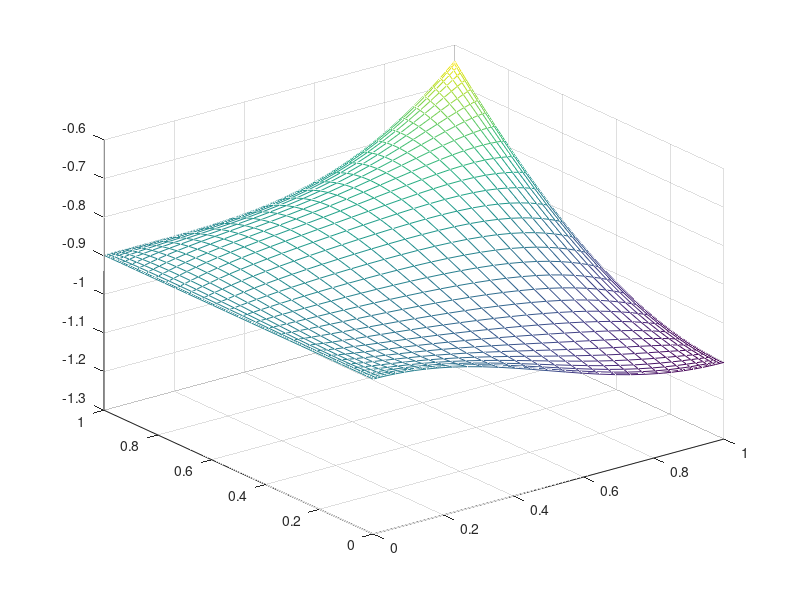
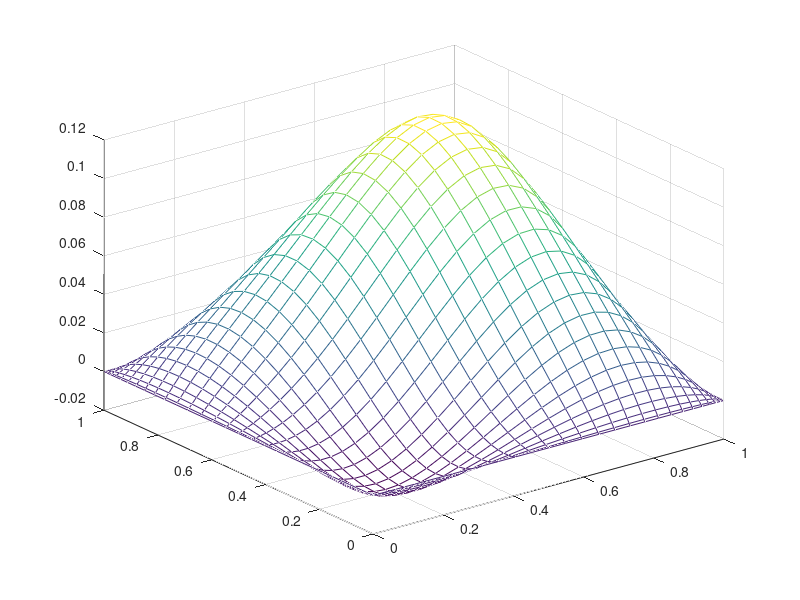

The MATLAB script that drew these images, in order:
function [] = Poisson_equation_2D_pseudospectral_example_2
%%% --- 2D Poisson problem with Dirichlet boundary condition
%
% u_xx + u_yy = (x^2+y^2)*cos(x*y) - cos(pi*x) for 0<x,y<1, y < 1, &
%                         u(x,0) = (cos(pi*x) - pi^2)/pi^2
%                         u(x,1) = (cos(pi*x) - pi^2*cos(x))/pi^2
%                         u(0,y) = (1/pi^2) - 1
%                         u(1,y) = -(1/pi^2 + cos(y)) 
%
% analytic solution: u(x,y) = (1/pi^2)*cos(pi*x) - cos(x*y)
%
% The numerical method: pseudospectral method based on Legendre-spectral
% method.
% Uses: function legDC2 - differentation matrix based on
% Legendre-Gauss-Lobatto nodes
% Reference book: N.Trefethen, Spectral Methods in MATLAB SIAM, Jan 1, 2000 & 
% Tsogbayar Tsednee, PhD thesis, available at https://yorkspace.library.yorku.ca/xmlui/handle/10315/28160  
%
% Written by Tsogbayar Tsednee (PhD), California State University Northridge 
% Contact: tsog215@gmail.com
% Date: August 15, 2012 & May 12, 2020
%%%
% ----------------------------------------------------------------
% ----------------------------------------------------------------
clear; clc; format short
N = 32.; a = 1.; b = 0.;  % Initial computaional parameters; you may change them
%
[x,xw,D]=legDC2(N,a,b); % Differentiation matrix, nodes and weights 
%
D2 = D*D; % second-order differentiation matrix
%
y = x; % y-axis
%
[xx,yy] = meshgrid(x,y) ; % 2D-mesh
xx = xx(:); yy = yy(:);
D2 =(2/(b-a))^2*D2;
I = eye(N+1);
L = kron(I,D2) + kron(D2,I);

% Impose boundary conditions by replacing appropraite rows:
bxl = find(abs(xx) == 0 );
bxr = find(abs(xx) == 1 );
bub = find(abs(yy) == 0 );
but = find(abs(yy) == 1 );

%bc = find(abs(xx) == 0 | abs(yy) == 0| abs(xx) == 1 | abs(yy) == 1)      % boundary 
%b = find(abs(yy) ==1 | )
L(bxl,:) = zeros(size(bxl,1),(N+1)^2);
L(bxl,bxl) = eye(size(bxl,1));
%L;
%
L(bxr,:) = zeros(size(bxr,1),(N+1)^2);
L(bxr,bxr) = eye(size(bxr,1));
%L;
%
L(bub,:) = zeros(size(bub,1),(N+1)^2);
L(bub,bub) = eye(size(bub,1));
%L;
%
L(but,:) = zeros(size(but,1),(N+1)^2);
L(but,but) = eye(size(but,1));
%L;
%%% rhs
rhs = zeros((N+1)^2,1);
%
rhs(bxl) = (xx(bxl) == 0).*(cos(pi.*xx(bub)) - pi^2)/pi^2;
rhs(bxr) = (xx(bxr) == 1).*(cos(pi.*xx(but)) - pi^2*cos(xx(but)))/pi^2;
rhs(bub) = (yy(bub) == 0).*1./pi^2 -1.;
rhs(but) = (yy(but) == 1).*(-((1./pi^2) + cos(yy(bxr))));

%rhs = rhs

% Solve Laplace equation, reshape to @D, and plot:
%figure(1), clf, spy(L), drawnow
%L;
%u = L\rhs;
reshape(rhs,N+1,N+1) ;
%%%
[xxi,yyi] = meshgrid(x(2:N),y(2:N));
gs = zeros(N+1,N+1);
gs(2:N,2:N) = (xxi.^2 + yyi.^2).*cos(xxi.*yyi) - cos(pi.*xxi) ;
gs = reshape(gs,(N+1)*(N+1),1);
%
f = -gs + rhs;
u = L\f;
%rhs = reshape(rhs,N+1,N+1)
% Reshape long 1D resuls onto 2D grid:
uu = reshape(u,N+1,N+1)';
%%%
figure(1)
mesh(x,y,uu)  % plot the numerical solution
%
%%%
uexact = reshape((cos(pi*xx)./pi^2) - cos(xx.*yy),N+1,N+1);
%
figure(2)
rel_err = (uexact' - uu')./uexact'; % plot the relative error for solution
mesh(x,y,rel_err)

return
end

%%%%%%%%%%%%%%%%%%%%%%%%%%%%%%%%%%%%%%%%%%%%%%%%%%%%%%%%%%%%%%%%%%%%%%%%%%%%%%%%%%%%
function [xi,w,D]=legDC2(N,a,b)

%%%%%%%%%%%%%%%%%%%%%%%%%%%%%%%%%%%%%%%%%%%%%%%%%%%%%%%%%%%%%%%%%%%%%%%%%%%%%%%%
%
% legDc.m
%
% Computes the Legendre differentiation matrix with collocation at the 
% Legendre-Gauss-Lobatto nodes.
%
% Reference: 
%   C. Canuto, M. Y. Hussaini, A. Quarteroni, T. A. Tang, "Spectral Methods
%   in Fluid Dynamics," Section 2.3. Springer-Verlag 1987
%
% Written by Greg von Winckel - 05/26/2004
% Contact: gregvw@chtm.unm.edu
%
%%%%%%%%%%%%%%%%%%%%%%%%%%%%%%%%%%%%%%%%%%%%%%%%%%%%%%%%%%%%%%%%%%%%%%%%%%%%%%%%


% Truncation + 1
N1=N+1;

% CGL nodes
xc=cos(pi*(0:N)/N)';

% Uniform nodes
xu=linspace(-1,1,N1)';

% Make a close first guess to reduce iterations
if N<3
    x=xc;
else
    x=xc+sin(pi*xu)./(4*N);
end

% The Legendre Vandermonde Matrix
P=zeros(N1,N1);

% Compute P_(N) using the recursion relation
% Compute its first and second derivatives and 
% update x using the Newton-Raphson method.

xold=2;
while max(abs(x-xold))>eps

    xold=x;
        
    P(:,1)=1;    P(:,2)=x;
    
    for k=2:N
        P(:,k+1)=( (2*k-1)*x.*P(:,k)-(k-1)*P(:,k-1) )/k;
    end
     
    x=xold-( x.*P(:,N1)-P(:,N) )./( N1*P(:,N1) );
end

X=repmat(x,1,N1);
Xdiff=X-X'+eye(N1);

L=repmat(P(:,N1),1,N1);
L(1:(N1+1):N1*N1)=1;
D=(L./(Xdiff.*L'));
D(1:(N1+1):N1*N1)=0;
D(1)=(N1*N)/4;
D(N1*N1)=-(N1*N)/4;

% Linear map from[-1,1] to [a,b]
xi=(a*(1-x)+b*(1+x))/2;      % added by Tsogbayar Tsednee

% Compute the weights
w=(b-a)./(N*N1*P(:,N1).^2); % added by Tsogbayar Tsednee
return
end



